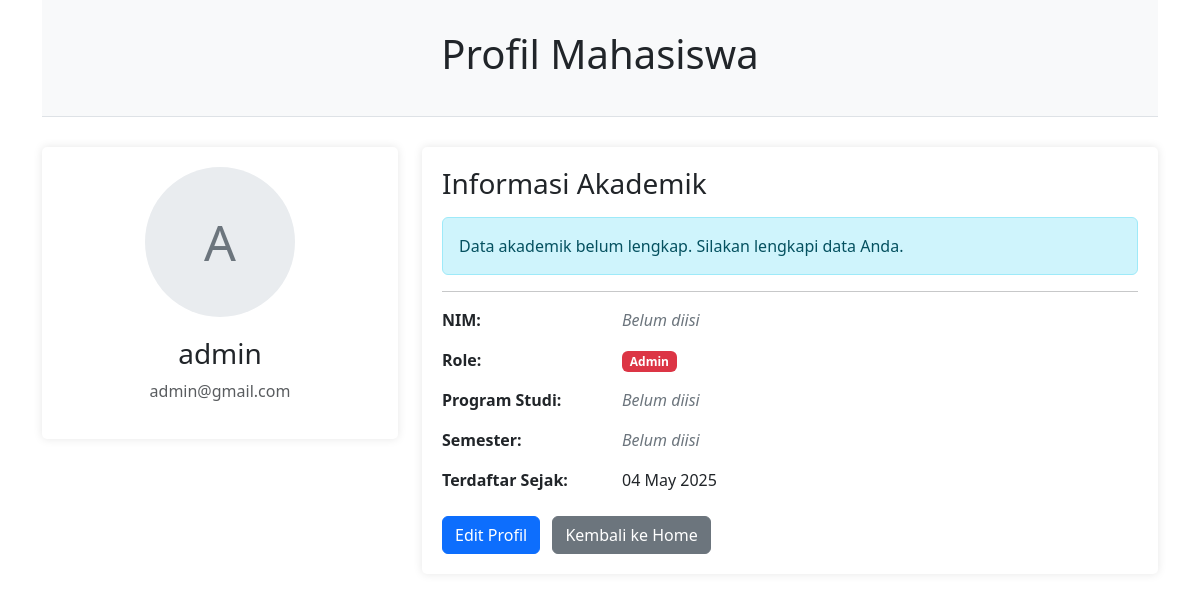
The app's page /profile.php (signed in) with its own data.
### tables this page shows
CREATE TABLE `users` (
  `id_user` int(11) NOT NULL,
  `nama` varchar(100) NOT NULL,
  `email` varchar(100) NOT NULL,
  `password` varchar(255) NOT NULL,
  `role` enum('admin','mahasiswa') NOT NULL,
  `created_at` timestamp NOT NULL DEFAULT current_timestamp()
);

### profile.php (the view, shortened to what this page needs)
<?php
require_once 'config.php';
$user_id = $_SESSION['user_id'];
$user_query = "SELECT * FROM users WHERE id_user = ?";
$user_stmt = $conn->prepare($user_query);
$user_stmt->bind_param("i", $user_id);
$user_stmt->execute();
$user_result = $user_stmt->get_result();
$user = $user_result->fetch_assoc();
$query = "SELECT m.*, p.nama_prodi, p.jenjang, p.kode_prodi
          FROM mahasiswa m
          LEFT JOIN prodi p ON m.id_prodi = p.id_prodi
          WHERE m.user_id = ?";
$stmt = $conn->prepare($query);
$stmt->bind_param("i", $user_id);
$stmt->execute();
$result = $stmt->get_result();
if ($result->num_rows > 0) {
    $student = $result->fetch_assoc();
    $has_student_data = true;
} else {
    $student = [
        'nim' => '',
        'semester' => '',
        'created_at' => $user['created_at'] ?? date('Y-m-d H:i:s'),
        'nama_prodi' => '',
        'jenjang' => '',
        'kode_prodi' => ''
    ];
    $has_student_data = false;
}
?>
<!DOCTYPE html>
<html lang="en">
<head>
    <link href="https://cdn.jsdelivr.net/npm/bootstrap@5.3.0-alpha1/dist/css/bootstrap.min.css" rel="stylesheet">
</head>
<body>
    <div class="container">
        <div class="profile-header text-center">
            <h1>Profil Mahasiswa</h1>
        </div>
        <div class="row">
            <div class="col-lg-4">
                <div class="profile-info text-center">
                    <div class="profile-pic">
                        <?php echo strtoupper(substr($user['nama'], 0, 1)); ?>
                    </div>
                    <h3><?php echo htmlspecialchars($user['nama']); ?></h3>
                    <p class="text-muted"><?php echo htmlspecialchars($user['email']); ?></p>
                </div>
            </div>
            <div class="col-lg-8">
                <div class="profile-info">
                    <h3>Informasi Akademik</h3>
                    <?php if (!$has_student_data): ?>
                    <div class="alert alert-info mt-3">
                        Data akademik belum lengkap. Silakan lengkapi data Anda.
                    </div>
                    <?php endif; ?>
                    <hr>
                    <div class="row mb-3">
                        <div class="col-sm-3">
                            <strong>NIM:</strong>
                        </div>
                        <div class="col-sm-9">
                            <?php
                                if (!empty($student['nim'])) {
                                    echo htmlspecialchars($student['nim']);
                                } else {
                                    echo '<span class="empty-data">Belum diisi</span>';
                                }
                            ?>
                        </div>
                    </div>
                    <div class="row mb-3">
                        <div class="col-sm-3">
                            <strong>Role:</strong>
                        </div>
                        <div class="col-sm-9">
                            <span class="badge bg-<?php echo ($user['role'] == 'admin') ? 'danger' : 'primary'; ?>">
                                <?php echo ucfirst(htmlspecialchars($user['role'])); ?>
                            </span>
                        </div>
                    </div>
                    <div class="row mb-3">
                        <div class="col-sm-3">
                            <strong>Program Studi:</strong>
                        </div>
                        <div class="col-sm-9">
                            <?php
                                if (!empty($student['nama_prodi'])) {
                                    echo htmlspecialchars($student['nama_prodi']);
                                    if (!empty($student['jenjang'])) {
                                        echo " (".htmlspecialchars($student['jenjang']).")";
                                    }
                                    if (!empty($student['kode_prodi'])) {
                                        echo " - ".htmlspecialchars($student['kode_prodi']);
                                    }
                                } else {
                                    echo '<span class="empty-data">Belum diisi</span>';
                                }
                            ?>
                        </div>
                    </div>
                    <div class="row mb-3">
                        <div class="col-sm-3">
                            <strong>Semester:</strong>
                        </div>
                        <div class="col-sm-9">
                            <?php
                                if (!empty($student['semester'])) {
                                    echo htmlspecialchars($student['semester']);
                                } else {
                                    echo '<span class="empty-data">Belum diisi</span>';
                                }
                            ?>
                        </div>
                    </div>
                    <div class="row mb-3">
                        <div class="col-sm-3">
                            <strong>Terdaftar Sejak:</strong>
                        </div>
                        <div class="col-sm-9">
                            <?php echo date('d F Y', strtotime($user['created_at'])); ?>
                        </div>
                    </div>
                    <div class="mt-4">
                        <a href="edit_profile.php" class="btn btn-primary">Edit Profil</a>
                        <a href="homepage.php" class="btn btn-secondary ms-2">Kembali ke Home</a>
                    </div>
                </div>
            </div>
        </div>
    </div>
</body>
</html>

### profile.php (style rules this page uses)
.profile-header { background-color: #f8f9fa; padding: 30px 0; margin-bottom: 30px; border-bottom: 1px solid #dee2e6; }
.profile-info { padding: 20px; background-color: #fff; border-radius: 5px; box-shadow: 0 0 10px rgba(0,0,0,0.1); }
.profile-pic { width: 150px; height: 150px; border-radius: 50%; background-color: #e9ecef; display: flex; align-items: center; justify-content: center; margin: 0 auto 20px; font-size: 50px; color: #6c757d; }
.empty-data { color: #6c757d; font-style: italic; }

### records on screen
users: nama "A", nama "admin", email "admin@gmail.com", role "Admin", created_at "04 May 2025"
